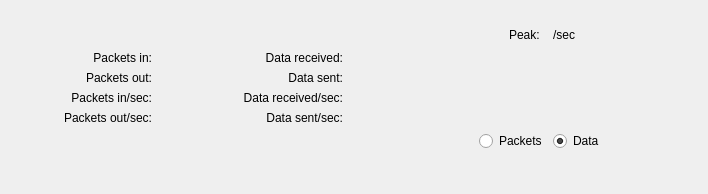
<?xml version="1.0" encoding="UTF-8"?>
<ui version="4.0">
 <class>TabNetwork</class>
 <widget class="QWidget" name="TabNetwork">
  <property name="geometry">
   <rect>
       <x>0</x>
       <y>0</y>
       <width>708</width>
       <height>194</height>
   </rect>
  </property>
  <property name="windowTitle">
   <string>Form</string>
  </property>
  <property name="layoutDirection">
   <enum>Qt::LeftToRight</enum>
  </property>
  <property name="autoFillBackground">
   <bool>false</bool>
  </property>
  <layout class="QVBoxLayout" name="verticalLayout_2">
   <property name="leftMargin">
       <number>13</number>
   </property>
   <property name="topMargin">
       <number>25</number>
   </property>
   <property name="rightMargin">
       <number>13</number>
   </property>
   <property name="bottomMargin">
    <number>0</number>
   </property>
   <item>
    <layout class="QVBoxLayout" name="verticalLayout">
     <property name="spacing">
      <number>6</number>
     </property>
     <item>
      <layout class="QGridLayout" name="gridLayout">
       <item row="0" column="9">
        <layout class="QHBoxLayout" name="hobxbandwidh">
         <property name="spacing">
          <number>0</number>
         </property>
         <item>
          <spacer name="horizontalSpacer_2">
           <property name="orientation">
            <enum>Qt::Horizontal</enum>
           </property>
           <property name="sizeHint" stdset="0">
            <size>
             <width>0</width>
             <height>0</height>
            </size>
           </property>
          </spacer>
         </item>
         <item alignment="Qt::AlignRight|Qt::AlignVCenter">
          <widget class="QLabel" name="label_bandwidth">
           <property name="text">
            <string>Peak:</string>
           </property>
          </widget>
         </item>
         <item>
          <spacer name="horizontalSpacer_4">
           <property name="orientation">
            <enum>Qt::Horizontal</enum>
           </property>
           <property name="sizeType">
            <enum>QSizePolicy::Preferred</enum>
           </property>
           <property name="sizeHint" stdset="0">
            <size>
             <width>6</width>
             <height>20</height>
            </size>
           </property>
          </spacer>
         </item>
         <item alignment="Qt::AlignRight|Qt::AlignVCenter">
          <widget class="QLabel" name="label_bandwidth_value">
           <property name="text">
            <string/>
           </property>
          </widget>
         </item>
         <item alignment="Qt::AlignLeft|Qt::AlignVCenter">
          <widget class="QLabel" name="label_bandwidth_unit">
           <property name="text">
            <string>/sec</string>
           </property>
          </widget>
         </item>
         <item>
          <spacer name="horizontalSpacer_3">
           <property name="orientation">
            <enum>Qt::Horizontal</enum>
           </property>
           <property name="sizeHint" stdset="0">
            <size>
             <width>0</width>
             <height>0</height>
            </size>
           </property>
          </spacer>
         </item>
        </layout>
       </item>
       <item row="1" column="3">
        <widget class="QLabel" name="label_packets_in_value">
         <property name="text">
          <string/>
         </property>
         <property name="alignment">
          <set>Qt::AlignRight|Qt::AlignTrailing|Qt::AlignVCenter</set>
         </property>
        </widget>
       </item>
       <item row="4" column="1">
        <widget class="QLabel" name="label_packets_out_sec">
         <property name="text">
          <string>Packets out/sec:</string>
         </property>
         <property name="alignment">
          <set>Qt::AlignRight|Qt::AlignTrailing|Qt::AlignVCenter</set>
         </property>
        </widget>
       </item>
       <item row="4" column="5">
        <widget class="QLabel" name="label_data_sent_sec">
         <property name="text">
          <string>Data sent/sec:</string>
         </property>
         <property name="alignment">
          <set>Qt::AlignRight|Qt::AlignTrailing|Qt::AlignVCenter</set>
         </property>
        </widget>
       </item>
       <item row="0" column="4">
        <spacer name="horizontalSpacer">
         <property name="orientation">
          <enum>Qt::Horizontal</enum>
         </property>
         <property name="sizeType">
          <enum>QSizePolicy::MinimumExpanding</enum>
         </property>
         <property name="sizeHint" stdset="0">
          <size>
           <width>40</width>
           <height>20</height>
          </size>
         </property>
        </spacer>
       </item>
       <item row="0" column="10">
        <spacer name="horizontalSpacer_9">
         <property name="orientation">
          <enum>Qt::Horizontal</enum>
         </property>
         <property name="sizeHint" stdset="0">
          <size>
           <width>40</width>
           <height>20</height>
          </size>
         </property>
        </spacer>
       </item>
       <item row="1" column="9" rowspan="4">
        <widget class="QWidget" name="graph" native="true"/>
       </item>
       <item row="3" column="7">
        <widget class="QLabel" name="label_data_received_sec_value">
         <property name="text">
          <string/>
         </property>
         <property name="alignment">
          <set>Qt::AlignRight|Qt::AlignTrailing|Qt::AlignVCenter</set>
         </property>
        </widget>
       </item>
       <item row="1" column="1">
        <widget class="QLabel" name="label_packets_in">
         <property name="text">
          <string>Packets in:</string>
         </property>
         <property name="alignment">
          <set>Qt::AlignRight|Qt::AlignTrailing|Qt::AlignVCenter</set>
         </property>
        </widget>
       </item>
       <item row="2" column="1">
        <widget class="QLabel" name="label_packets_out">
         <property name="text">
          <string>Packets out:</string>
         </property>
         <property name="alignment">
          <set>Qt::AlignRight|Qt::AlignTrailing|Qt::AlignVCenter</set>
         </property>
        </widget>
       </item>
       <item row="0" column="6">
        <spacer name="horizontalSpacer_10">
         <property name="orientation">
          <enum>Qt::Horizontal</enum>
         </property>
         <property name="sizeType">
          <enum>QSizePolicy::Preferred</enum>
         </property>
         <property name="sizeHint" stdset="0">
          <size>
           <width>20</width>
           <height>20</height>
          </size>
         </property>
        </spacer>
       </item>
       <item row="1" column="7">
        <widget class="QLabel" name="label_data_received_value">
         <property name="text">
          <string/>
         </property>
         <property name="alignment">
          <set>Qt::AlignRight|Qt::AlignTrailing|Qt::AlignVCenter</set>
         </property>
        </widget>
       </item>
       <item row="3" column="5">
        <widget class="QLabel" name="label_data_received_sec">
         <property name="text">
          <string>Data received/sec:</string>
         </property>
         <property name="alignment">
          <set>Qt::AlignRight|Qt::AlignTrailing|Qt::AlignVCenter</set>
         </property>
        </widget>
       </item>
       <item row="4" column="7">
        <widget class="QLabel" name="label_data_sent_sec_value">
         <property name="text">
          <string/>
         </property>
         <property name="alignment">
          <set>Qt::AlignRight|Qt::AlignTrailing|Qt::AlignVCenter</set>
         </property>
        </widget>
       </item>
       <item row="3" column="8" alignment="Qt::AlignLeft">
        <widget class="ColorButton" name="color_picker_data_received_sec_value" native="true"/>
       </item>
       <item row="2" column="7">
        <widget class="QLabel" name="label_data_sent_value">
         <property name="text">
          <string/>
         </property>
         <property name="alignment">
          <set>Qt::AlignRight|Qt::AlignTrailing|Qt::AlignVCenter</set>
         </property>
        </widget>
       </item>
       <item row="0" column="8">
        <spacer name="horizontalSpacer_5">
         <property name="orientation">
          <enum>Qt::Horizontal</enum>
         </property>
         <property name="sizeType">
          <enum>QSizePolicy::MinimumExpanding</enum>
         </property>
         <property name="sizeHint" stdset="0">
          <size>
           <width>40</width>
           <height>20</height>
          </size>
         </property>
        </spacer>
       </item>
       <item row="3" column="1">
        <widget class="QLabel" name="label_packets_in_sec">
         <property name="text">
          <string>Packets in/sec:</string>
         </property>
         <property name="alignment">
          <set>Qt::AlignRight|Qt::AlignTrailing|Qt::AlignVCenter</set>
         </property>
        </widget>
       </item>
       <item row="1" column="5">
        <widget class="QLabel" name="label_data_received">
         <property name="text">
          <string>Data received:</string>
         </property>
         <property name="alignment">
          <set>Qt::AlignRight|Qt::AlignTrailing|Qt::AlignVCenter</set>
         </property>
        </widget>
       </item>
       <item row="0" column="0">
        <spacer name="horizontalSpacer_8">
         <property name="orientation">
          <enum>Qt::Horizontal</enum>
         </property>
         <property name="sizeHint" stdset="0">
          <size>
           <width>40</width>
           <height>20</height>
          </size>
         </property>
        </spacer>
       </item>
       <item row="2" column="5">
        <widget class="QLabel" name="label_data_sent">
         <property name="text">
          <string>Data sent:</string>
         </property>
         <property name="alignment">
          <set>Qt::AlignRight|Qt::AlignTrailing|Qt::AlignVCenter</set>
         </property>
        </widget>
       </item>
       <item row="4" column="3">
        <widget class="QLabel" name="label_packets_out_sec_value">
         <property name="text">
          <string/>
         </property>
         <property name="alignment">
          <set>Qt::AlignRight|Qt::AlignTrailing|Qt::AlignVCenter</set>
         </property>
        </widget>
       </item>
       <item row="2" column="3">
        <widget class="QLabel" name="label_packets_out_value">
         <property name="text">
          <string/>
         </property>
         <property name="alignment">
          <set>Qt::AlignRight|Qt::AlignTrailing|Qt::AlignVCenter</set>
         </property>
        </widget>
       </item>
       <item row="3" column="3">
        <widget class="QLabel" name="label_packets_in_sec_value">
         <property name="text">
          <string/>
         </property>
         <property name="alignment">
          <set>Qt::AlignRight|Qt::AlignTrailing|Qt::AlignVCenter</set>
         </property>
        </widget>
       </item>
       <item row="4" column="8" alignment="Qt::AlignLeft">
        <widget class="ColorButton" name="color_picker_data_sent_sec_value" native="true"/>
       </item>
       <item row="5" column="9">
        <layout class="QHBoxLayout" name="horizontalLayout">
         <item>
          <spacer name="horizontalSpacer_7">
           <property name="orientation">
            <enum>Qt::Horizontal</enum>
           </property>
           <property name="sizeHint" stdset="0">
            <size>
             <width>40</width>
             <height>20</height>
            </size>
           </property>
          </spacer>
         </item>
         <item>
          <widget class="QRadioButton" name="radioButton">
           <property name="sizePolicy">
            <sizepolicy hsizetype="Preferred" vsizetype="Preferred">
             <horstretch>0</horstretch>
             <verstretch>0</verstretch>
            </sizepolicy>
           </property>
           <property name="text">
            <string>Packets</string>
           </property>
           <attribute name="buttonGroup">
            <string notr="true">buttonGroup</string>
           </attribute>
          </widget>
         </item>
         <item>
          <widget class="QRadioButton" name="radioButton_2">
           <property name="sizePolicy">
            <sizepolicy hsizetype="Preferred" vsizetype="Fixed">
             <horstretch>0</horstretch>
             <verstretch>0</verstretch>
            </sizepolicy>
           </property>
           <property name="text">
            <string>Data</string>
           </property>
           <property name="checked">
            <bool>true</bool>
           </property>
           <attribute name="buttonGroup">
            <string notr="true">buttonGroup</string>
           </attribute>
          </widget>
         </item>
         <item>
          <spacer name="horizontalSpacer_6">
           <property name="orientation">
            <enum>Qt::Horizontal</enum>
           </property>
           <property name="sizeHint" stdset="0">
            <size>
             <width>40</width>
             <height>20</height>
            </size>
           </property>
          </spacer>
         </item>
        </layout>
       </item>
       <item row="0" column="2">
        <spacer name="horizontalSpacer_11">
         <property name="orientation">
          <enum>Qt::Horizontal</enum>
         </property>
         <property name="sizeType">
          <enum>QSizePolicy::Preferred</enum>
         </property>
         <property name="sizeHint" stdset="0">
          <size>
           <width>20</width>
           <height>20</height>
          </size>
         </property>
        </spacer>
       </item>
      </layout>
     </item>
     <item>
      <spacer name="verticalSpacer">
       <property name="orientation">
        <enum>Qt::Vertical</enum>
       </property>
       <property name="sizeHint" stdset="0">
        <size>
         <width>20</width>
         <height>40</height>
        </size>
       </property>
      </spacer>
     </item>
    </layout>
   </item>
  </layout>
 </widget>
 <customwidgets>
  <customwidget>
   <class>ColorButton</class>
   <extends>QWidget</extends>
   <header>.widget_color_pickup</header>
   <container>1</container>
  </customwidget>
 </customwidgets>
 <resources/>
 <connections/>
 <buttongroups>
  <buttongroup name="buttonGroup"/>
 </buttongroups>
</ui>
